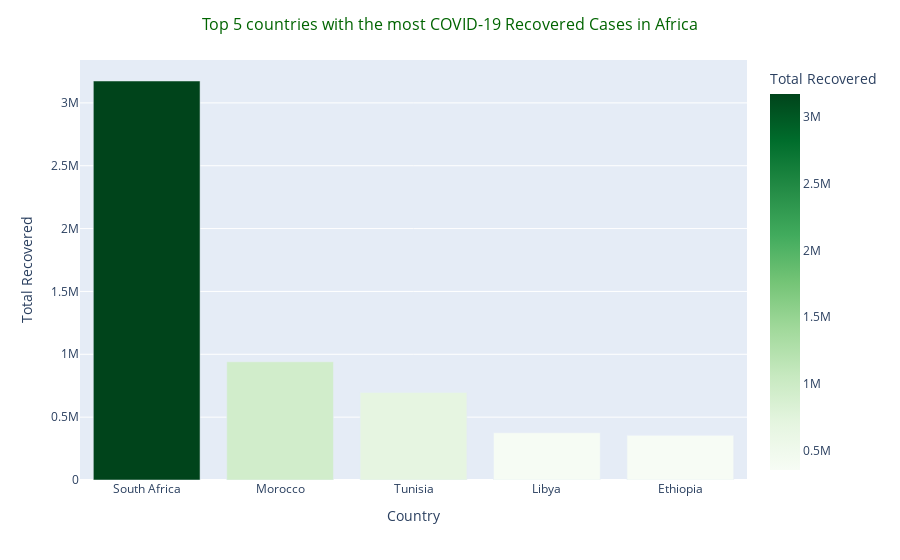

Here is the notebook cell this chart was saved with:
### Code cell
df1 = df.sort_values(by = ['Total Recovered'],ascending = False).reset_index().head(5)

fig = px.bar(df1, x = 'Country', 
             y = 'Total Recovered',
             color = 'Total Recovered',
             color_continuous_scale = 'greens')

fig.update_layout(title = 'Top 5 countries with the most COVID-19 Recovered Cases in Africa',
                  title_x = 0.5,
                  title_font = dict(size = 16, color = 'DarkGreen'))

fig.show()

### Figure 1 — Plotly figure (JSON) as saved in the notebook; plotly's stock layout.template omitted (floating-point values rounded to 4 significant figures)
{"data": [{"alignmentgroup": "True", "hovertemplate": "Country=%{x}<br>Total Recovered=%{marker.color}<extra></extra>", "legendgroup": "", "marker": {"color": [3174037, 940193, 696315, 376278, 355046], "coloraxis": "coloraxis", "pattern": {"shape": ""}}, "name": "", "offsetgroup": "", "orientation": "v", "showlegend": false, "textposition": "auto", "type": "bar", "x": ["South Africa", "Morocco", "Tunisia", "Libya", "Ethiopia"], "xaxis": "x", "y": [3174037, 940193, 696315, 376278, 355046], "yaxis": "y"}], "layout": {"barmode": "relative", "coloraxis": {"colorbar": {"title": {"text": "Total Recovered"}}, "colorscale": [[0, "rgb(247,252,245)"], [0.125, "rgb(229,245,224)"], [0.25, "rgb(199,233,192)"], [0.375, "rgb(161,217,155)"], [0.5, "rgb(116,196,118)"], [0.625, "rgb(65,171,93)"], [0.75, "rgb(35,139,69)"], [0.875, "rgb(0,109,44)"], [1, "rgb(0,68,27)"]]}, "legend": {"tracegroupgap": 0}, "margin": {"t": 60}, "title": {"font": {"color": "DarkGreen", "size": 16}, "text": "Top 5 countries with the most COVID-19 Recovered Cases in Africa", "x": 0.5}, "xaxis": {"anchor": "y", "domain": [0, 1], "title": {"text": "Country"}}, "yaxis": {"anchor": "x", "domain": [0, 1], "title": {"text": "Total Recovered"}}}}
